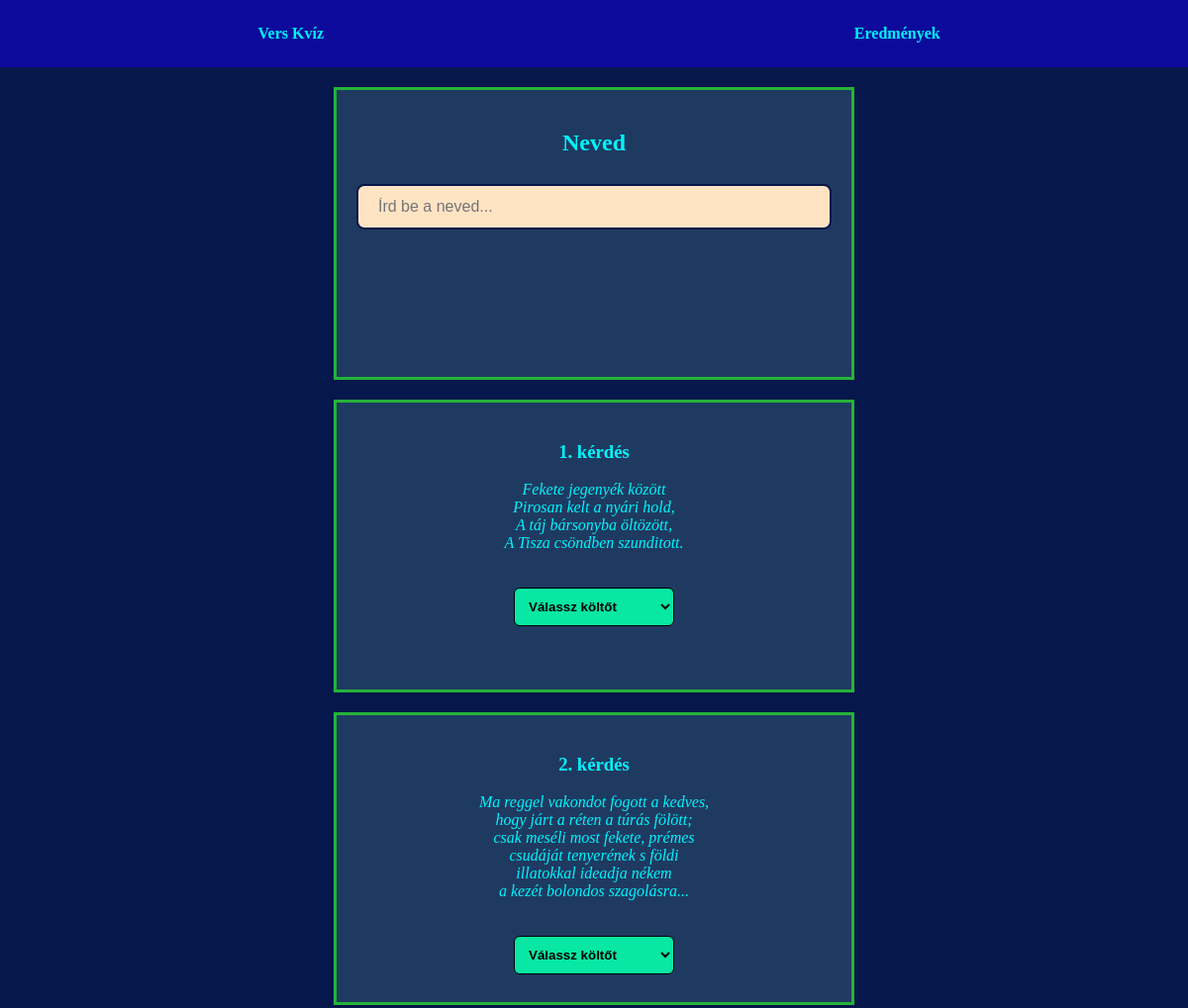
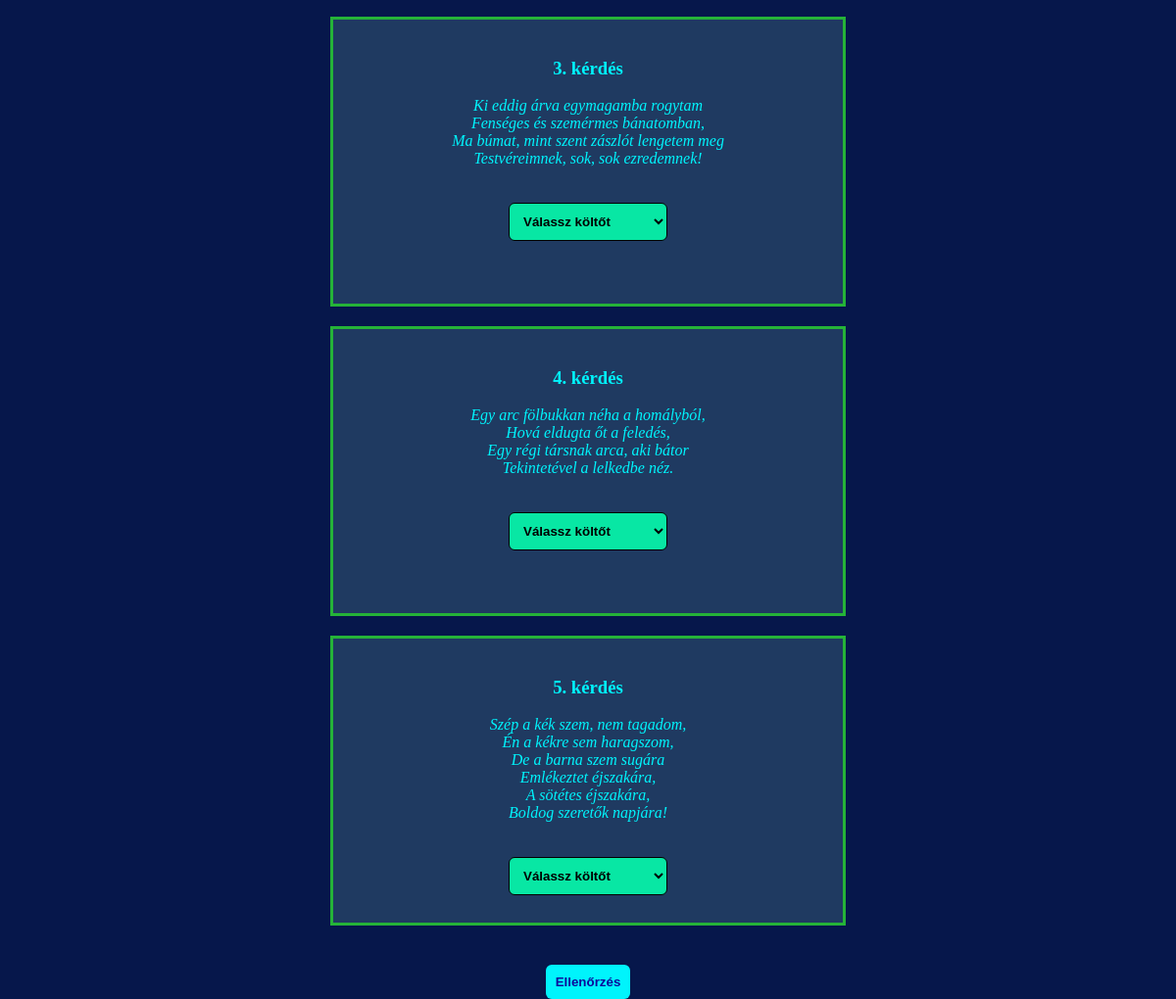
/weboldal/index.php, run on the app's committed database (2 pictures, top to bottom).
### tables this page shows
CREATE TABLE `idezetek` (
  `id` int(11) NOT NULL,
  `kolto` varchar(100) NOT NULL,
  `versz_cim` varchar(100) NOT NULL,
  `versz_reszlet` text NOT NULL
);

### weboldal/index.php (the view, shortened to what this page needs)
<?php
$host = "localhost";
$user = "root";
$pass = "";
$db = "idez";
$conn = new mysqli($host, $user, $pass, $db);
$conn->set_charset("utf8");
if (!isset($_SESSION['kviz_kerdesek']) || isset($_POST['uj_kviz'])) {
    $sql = "SELECT * FROM idezetek ORDER BY RAND() LIMIT 5";
    $result = $conn->query($sql);
}
?>
<!DOCTYPE html>
<html lang="hu">
<head>
    <link rel="stylesheet" href="main.css">
</head>
<body>
<nav>
    <a href="index.php">Vers Kvíz</a>
    <a href="eredmenyek.php">Eredmények</a>
</nav>
<form method="post">
    <div class="main">
        <label for="nev" class="nev-label">Neved</label>
        <input type="text" id="nev" name="nev" value="<?php echo $_POST['nev'] ?? ''; ?>" placeholder="Írd be a neved..." required>
    </div>
    <?php
    foreach ($_SESSION['kviz_kerdesek'] as $index => $sor) {
        $i = $index + 1;
        $vers = $sor["versz_reszlet"];
        echo "<div class='main'>";
        echo " <h3> <label for='s$i'>$i. kérdés </label></h3> " ;
        echo "<p><i>" . nl2br(htmlspecialchars($vers)) . "</i></p>";
        $disabled = isset($_POST['kuldes']) ? "disabled" : "";
        echo "<select id='s$i' name='valasz$i' required $disabled>";
        echo "<option value=''>Válassz költőt</option>";
        echo "</select>";
        echo "</div>";
    }
    ?>
        <?php if (!isset($_POST['kuldes'])): ?>
            <input type="submit" name="kuldes" value="Ellenőrzés" style="cursor:pointer;">
        <?php endif; ?>
</form>
</body>
</html>

### weboldal/main.css (style rules this page uses)
body { background-color: #06174b; background-size: auto; color: rgb(0, 244, 252); margin: 0px; text-align: center; }
.main { border: solid rgb(37, 179, 56); width: 40%; margin: auto; min-height: 250px; background-color: #1f3a61; text-align: center; padding: 20px; margin-bottom: 20px; }
select { padding: 10px; border-radius: 6px; border-color: black; margin-top: 20px; cursor: pointer; font-weight: bold; background-color: rgb(8, 231, 164); }
nav { background-color: rgb(12, 10, 155); padding: 15px 0; margin-bottom: 20px; display: grid; gap: 25px; grid-template-columns: repeat(2, 1fr); text-align: center; }
nav a { color: rgb(0, 244, 252); text-decoration: none; font-weight: bold; padding: 10px 20px; transition: 0.3s; }
input[type="submit"] { background-color: rgb(0, 244, 252); color: rgb(12, 10, 155); border: none; padding: 10px; border-radius: 6px; margin-top: 20px; cursor: pointer; font-weight: bold; }
label.nev-label { display: block; font-size: 1.5em; margin-block-start: 0.83em; margin-block-end: 0.83em; font-weight: bold; }
input[type="text"] { width: 100%; padding: 12px 20px; margin: 8px 0; display: inline-block; border: 2px solid #06174B; border-radius: 8px; box-sizing: border-box; font-size: 16px; background-color: bisque; transition: 0.3s; outline: none; }

### data on the page
idezetek: i "1", versz_reszlet "Fekete jegenyék között Pirosan kelt a nyári hold, A táj bársonyba öltözött, A Tisza csöndben szunditott."
idezetek: i "2", versz_reszlet "Ma reggel vakondot fogott a kedves, hogy járt a réten a túrás fölött; csak meséli most fekete, prémes csudáját tenyerének s földi illatokkal ideadja nékem a kezét bolondos szagolásra..."
idezetek: i "3", versz_reszlet "Ki eddig árva egymagamba rogytam Fenséges és szemérmes bánatomban, Ma búmat, mint szent zászlót lengetem meg Testvéreimnek, sok, sok ezredemnek!"
idezetek: i "4", versz_reszlet "Egy arc fölbukkan néha a homályból, Hová eldugta őt a feledés, Egy régi társnak arca, aki bátor Tekintetével a lelkedbe néz."
idezetek: i "5", versz_reszlet "Szép a kék szem, nem tagadom, Én a kékre sem haragszom, De a barna szem sugára Emlékeztet éjszakára, A sötétes éjszakára, Boldog szeretők napjára!"
